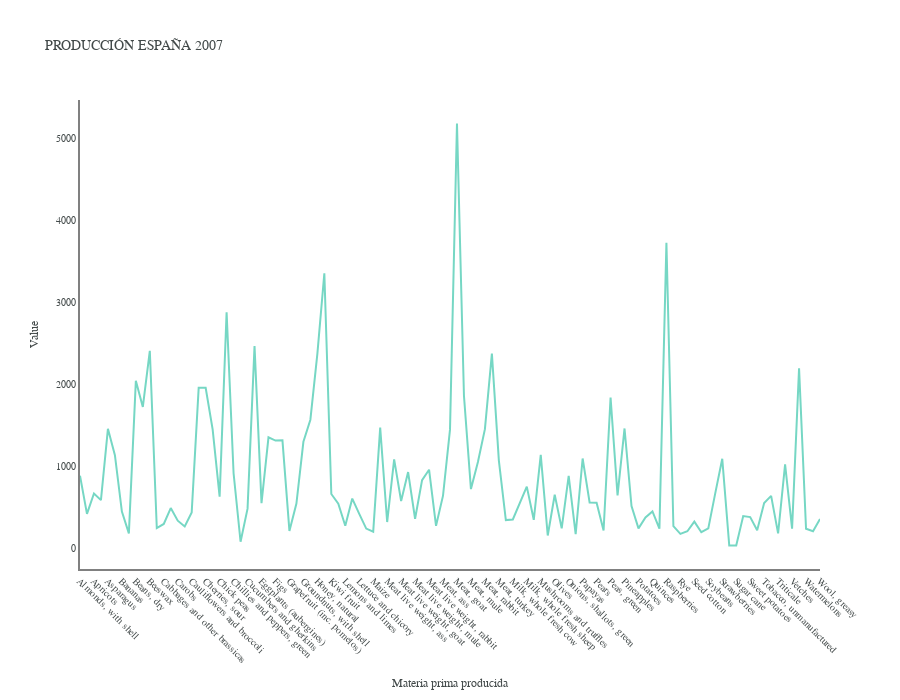

The code cell stored with this chart in its notebook:
### Code cell
fig = go.Figure(data=go.Scatter(x=year_price_2007["Item"],
                                y=year_price_2007["Value"],
                                mode='lines',line_color="#76D7C4",fillcolor='white',
))
fig.update_xaxes(showline=True, linewidth=2, linecolor='grey',tickangle = 45  )
fig.update_yaxes(showline=True, linewidth=2, linecolor='grey')
fig . update_layout ( 
    title = "PRODUCCIÓN ESPAÑA 2007" , 
    xaxis_title = "Materia prima producida" , 
    yaxis_title = "Value" , 
    legend_title = None ,
    height= 700,
    plot_bgcolor="white", 
    font = dict ( 
        family = "Courier New, monospace" , 
        size = 10 , 
        color = "#424949" 
    ) 
)

fig.show()

### Figure 1 — Plotly figure (JSON) as saved in the notebook; plotly's stock layout.template omitted (floating-point values rounded to 4 significant figures)
{"data": [{"fillcolor": "white", "line": {"color": "#76D7C4"}, "mode": "lines", "type": "scatter", "x": ["Almonds, with shell", "Apples", "Apricots", "Artichokes", "Asparagus", "Avocados", "Bananas", "Barley", "Beans, dry", "Beans, green", "Beeswax", "Broad beans, horse beans, dry", "Cabbages and other brassicas", "Canary seed", "Carobs", "Carrots and turnips", "Cauliflowers and broccoli", "Cherries", "Cherries, sour", "Chestnut", "Chick peas", "Chillies and peppers, dry", "Chillies and peppers, green", "Cottonseed", "Cucumbers and gherkins", "Dates", "Eggplants (aubergines)", "Eggs, hen, in shell", "Figs", "Garlic", "Grapefruit (inc. pomelos)", "Grapes", "Groundnuts, with shell", "Hazelnuts, with shell", "Honey, natural", "Hops", "Kiwi fruit", "Leeks, other alliaceous vegetables", "Lemons and limes", "Lentils", "Lettuce and chicory", "Lupins", "Maize", "Mangoes, mangosteens, guavas", "Meat live weight, ass", "Meat live weight, chicken", "Meat live weight, goat", "Meat live weight, horse", "Meat live weight, mule", "Meat live weight, pig", "Meat live weight, rabbit", "Meat live weight, sheep", "Meat, ass", "Meat, chicken", "Meat, goat", "Meat, horse", "Meat, mule", "Meat, pig", "Meat, rabbit", "Meat, sheep", "Meat, turkey", "Melons, other (inc.cantaloupes)", "Milk, whole fresh cow", "Milk, whole fresh goat", "Milk, whole fresh sheep", "Millet", "Mushrooms and truffles", "Oats", "Olives", "Onions, dry", "Onions, shallots, green", "Oranges", "Papayas", "Peaches and nectarines", "Pears", "Peas, dry", "Peas, green", "Persimmons", "Pineapples", "Plums and sloes", "Potatoes", "Pumpkins, squash and gourds", "Quinces", "Rapeseed", "Raspberries", "Rice, paddy", "Rye", "Safflower seed", "Seed cotton", "Sorghum", "Soybeans", "Spinach", "Strawberries", "Sugar beet", "Sugar cane", "Sunflower seed", "Sweet potatoes", "Tangerines, mandarins, clementines, satsumas", "Tobacco, unmanufactured", "Tomatoes", "Triticale", "Vegetables, leguminous nes", "Vetches", "Walnuts, with shell", "Watermelons", "Wheat", "Wool, greasy"], "y": [887.4, 422.5, 671, 590, 1461.0, 1138.0, 449, 183.6, 2048.0, 1728.0, 2413.0, 249.1, 299, 492.3, 338.8, 268.1, 439.9, 1961.0, 1961.0, 1454.0, 632.5, 2885.0, 917.7, 81.8, 485.6, 2470.0, 553.2, 1357.0, 1316.0, 1319.0, 214, 548.4, 1302.0, 1572.0, 2377.0, 3360, 664.4, 546.1, 276.7, 608.5, 421.6, 242.3, 204.5, 1475.0, 322.4, 1088.0, 579.4, 932.1, 362.1, 834.6, 960.9, 276.4, 644.8, 1450.0, 5189.0, 1864.0, 724.1, 1056.0, 1456.0, 2379.0, 1072.0, 346.4, 353.5, 556.1, 754.5, 349.4, 1143.0, 158.2, 655, 245, 885.7, 175.1, 1098.0, 560.8, 556.7, 220.3, 1842.0, 647.2, 1465.0, 518, 244.6, 378.4, 451.1, 241.9, 3732.0, 271.4, 177.9, 210, 327.3, 198.1, 244.8, 674.6, 1094.0, 35.1, 36.3, 394.3, 382.5, 222.5, 553.4, 641.3, 183.8, 1026.0, 242.2, 2200.0, 241.2, 210.3, 360.5]}], "layout": {"font": {"color": "#424949", "family": "Courier New, monospace", "size": 10}, "height": 700, "legend": {"title": {}}, "plot_bgcolor": "white", "title": {"text": "PRODUCCIÓN ESPAÑA 2007"}, "xaxis": {"linecolor": "grey", "linewidth": 2, "showline": true, "tickangle": 45, "title": {"text": "Materia prima producida"}}, "yaxis": {"linecolor": "grey", "linewidth": 2, "showline": true, "title": {"text": "Value"}}}}
